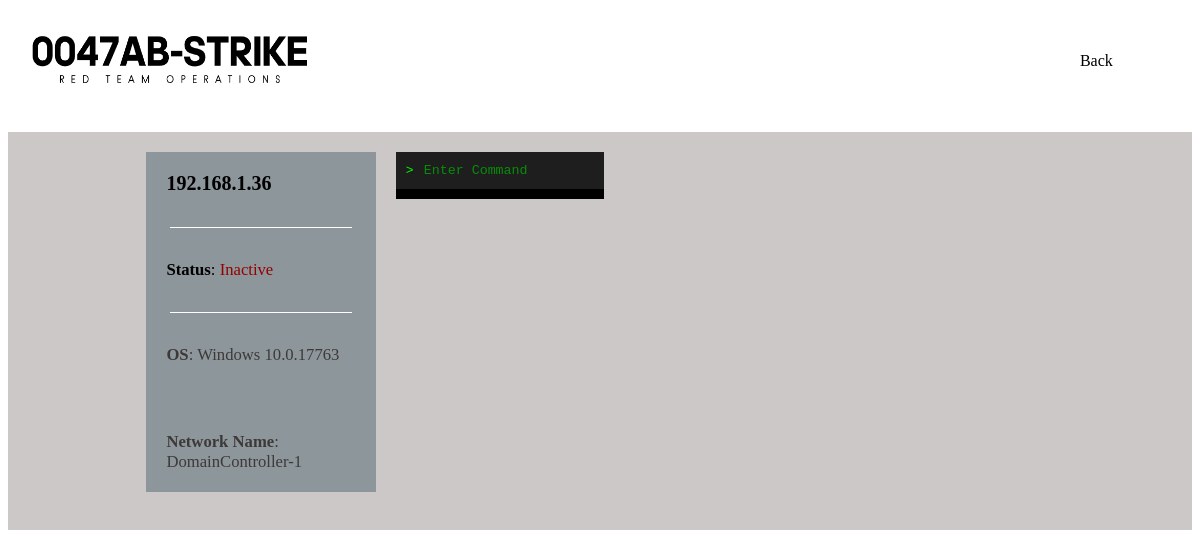
The app's page /exec_conn/192.168.1.36 (signed in) with its own data.
### UI/models.py (models this page shows)
class Connection(models.Model):
    ip = models.CharField(primary_key=True, max_length=256)
    cpu = models.CharField(max_length=128)
    node_name = models.CharField(max_length=64)
    os = models.CharField(max_length=64)
    version = models.CharField(max_length=64)
    recent_status = models.CharField(max_length=16)

### UI/views.py (the view, shortened to what this page needs)
# urls.py: path('exec_conn/<ip>', views.exec_conn, name="exec_conn"),
def exec_conn(request, ip):
    if not request.user.is_authenticated:
        return redirect('login_template')
    if request.method == "GET":
        data = Connection.objects.filter(ip=ip)
        return render(request,"UI/interact.html", {
            "data":data
        })
        pass

### UI/templates/UI/interact.html (shortened to what this page needs)
<!DOCTYPE html>
<html lang="en">
<head>
    <link rel="stylesheet" href="../../static/css/style.css">
</head>
<body>
  <div class="navbar">
    <img src="../../static/images/logo.png" height="120" width="340">
    <div class="dropdown">
      <a href="/" class="dropbtn">Back</a>
    </div>
  </div>
  <div id="not-header">
    <div id="container">
      {% for line in data %}
        <div class="card" style="height: 200px;">
          <div id="ip" class="ip">{{ line.ip }}</div>
          <hr>
          <div class="status"><b>Status</b>:
            {% if line.recent_status == "Active" %}
              <p style="color:greenyellow; display: inline;">Active</p>
            {% else %}
              <p style="color:rgb(149, 0, 0); display: inline;">Inactive</p>
            {% endif %}
          </div>
          <hr>
          <div class="os"><b>OS</b>: {{ line.os }} {{ line.version }}</div>
          <br>
          <div class="os"><b>Network Name</b>: {{ line.node_name }}</div>
        </div>
        <form action=""  onsubmit="submitCommand(event, '{{ line.ip }}')" method="post">
          <div class="terminal-wrapper">
            <input class="terminal-input" type="text" name="command" placeholder="Enter Command">
          </div>
          <div class="response-container" id="response-{{ line.ip }}">{{response}}</div>
        </form>
      {% endfor %}
    </div>
    <br>
  </div>
</body>
</html>

### UI/static/css/style.css (style rules this page uses)
.navbar { overflow: hidden; background-color: #ffffff; font-family:'Verdana'; }
.navbar a { float: left; font-size: 16px; color: black; text-align: center; padding: 5px 5px; text-decoration: none; }
.dropdown { float: right; overflow: hidden; margin-right: 5%; margin-top: 2%; }
.dropdown .dropbtn { font-size: 16px; border: none; outline: none; color: black; padding: 20px 20px; background-color: inherit; font-family: inherit; margin: 0; }
hr { border: 0; clear:both; display:block; width: 96%; background-color:#ffffff; height: 1px; }
#not-header { background-color: #ccc8c8; overflow: hidden; }
#container { display: flex; margin-left: 10%; margin-right: 10%; flex-wrap: wrap; }
.card { background-color: rgb(141, 150, 155); font-size: 20px; margin: 20px; padding: 20px; width: 20%; display: flex; flex-direction: column; justify-content: space-between; position: relative; min-height: 300px; }
.ip { font-family: 'Verdana'; font-weight: bold; }
.os { font-family: 'Verdana'; font-size: smaller; color: #3e3939; }
.status { font-family: 'Verdana'; font-size: smaller; font-weight: lighter; }
.response-container { word-wrap: break-word; white-space: pre-wrap; background-color: black; color: #00aa00; font-family: monospace; padding: 5px; max-width: 500%; }
.terminal-wrapper { display: flex; align-items: center; background-color: #1e1e1e; padding: 10px; box-sizing: border-box; margin-top: 20px; max-width: 500%; }
.terminal-wrapper::before { content: ">"; color: #00ff00; font-family: monospace; margin-right: 8px; }
.terminal-input { background-color: #1e1e1e; color: #00ff00; font-family: monospace; border: none; outline: none; flex-grow: 1; caret-color: #00ff00; }
.terminal-input::placeholder { color: #00aa00; opacity: 0.8; }

### records on screen
Connection: ip "192.168.1.36", recent_status "Inactive", os "Windows", version "10.0.17763", node_name "DomainController-1"
